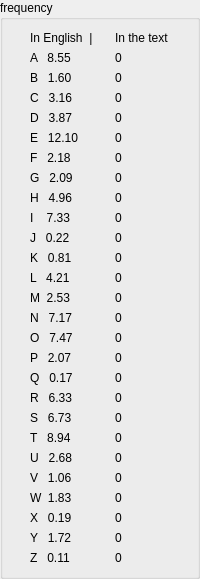
    <widget class="QGroupBox" name="groupBox_3">
     <property name="sizePolicy">
      <sizepolicy hsizetype="Fixed" vsizetype="Minimum">
       <horstretch>0</horstretch>
       <verstretch>0</verstretch>
      </sizepolicy>
     </property>
     <property name="title">
      <string>frequency</string>
     </property>
     <layout class="QGridLayout" name="gridLayout_3">
      <item row="6" column="0">
       <widget class="QLabel" name="label_104">
        <property name="sizePolicy">
         <sizepolicy hsizetype="Fixed" vsizetype="Fixed">
          <horstretch>0</horstretch>
          <verstretch>0</verstretch>
         </sizepolicy>
        </property>
        <property name="text">
         <string>F   2.18</string>
        </property>
       </widget>
      </item>
      <item row="25" column="0">
       <widget class="QLabel" name="label_110">
        <property name="text">
         <string>Y   1.72</string>
        </property>
       </widget>
      </item>
      <item row="10" column="1">
       <widget class="QLabel" name="JFreq">
        <property name="sizePolicy">
         <sizepolicy hsizetype="Fixed" vsizetype="Fixed">
          <horstretch>0</horstretch>
          <verstretch>0</verstretch>
         </sizepolicy>
        </property>
        <property name="text">
         <string>0</string>
        </property>
       </widget>
      </item>
      <item row="5" column="1">
       <widget class="QLabel" name="EFreq">
        <property name="sizePolicy">
         <sizepolicy hsizetype="Fixed" vsizetype="Fixed">
          <horstretch>0</horstretch>
          <verstretch>0</verstretch>
         </sizepolicy>
        </property>
        <property name="text">
         <string>0</string>
        </property>
       </widget>
      </item>
      <item row="8" column="1">
       <widget class="QLabel" name="HFreq">
        <property name="sizePolicy">
         <sizepolicy hsizetype="Fixed" vsizetype="Fixed">
          <horstretch>0</horstretch>
          <verstretch>0</verstretch>
         </sizepolicy>
        </property>
        <property name="text">
         <string>0</string>
        </property>
       </widget>
      </item>
      <item row="4" column="1">
       <widget class="QLabel" name="DFreq">
        <property name="sizePolicy">
         <sizepolicy hsizetype="Fixed" vsizetype="Fixed">
          <horstretch>0</horstretch>
          <verstretch>0</verstretch>
         </sizepolicy>
        </property>
        <property name="text">
         <string>0</string>
        </property>
       </widget>
      </item>
      <item row="12" column="1">
       <widget class="QLabel" name="LFreq">
        <property name="sizePolicy">
         <sizepolicy hsizetype="Fixed" vsizetype="Fixed">
          <horstretch>0</horstretch>
          <verstretch>0</verstretch>
         </sizepolicy>
        </property>
        <property name="text">
         <string>0</string>
        </property>
       </widget>
      </item>
      <item row="7" column="0">
       <widget class="QLabel" name="label_93">
        <property name="text">
         <string>G   2.09</string>
        </property>
       </widget>
      </item>
      <item row="13" column="1">
       <widget class="QLabel" name="MFreq">
        <property name="sizePolicy">
         <sizepolicy hsizetype="Fixed" vsizetype="Fixed">
          <horstretch>0</horstretch>
          <verstretch>0</verstretch>
         </sizepolicy>
        </property>
        <property name="text">
         <string>0</string>
        </property>
       </widget>
      </item>
      <item row="3" column="0">
       <widget class="QLabel" name="label_87">
        <property name="text">
         <string>C   3.16</string>
        </property>
       </widget>
      </item>
      <item row="0" column="1">
       <widget class="QLabel" name="label_82">
        <property name="sizePolicy">
         <sizepolicy hsizetype="Fixed" vsizetype="Fixed">
          <horstretch>0</horstretch>
          <verstretch>0</verstretch>
         </sizepolicy>
        </property>
        <property name="autoFillBackground">
         <bool>false</bool>
        </property>
        <property name="text">
         <string>In the text</string>
        </property>
       </widget>
      </item>
      <item row="17" column="0">
       <widget class="QLabel" name="label_101">
        <property name="text">
         <string>Q   0.17</string>
        </property>
       </widget>
      </item>
      <item row="15" column="1">
       <widget class="QLabel" name="OFreq">
        <property name="sizePolicy">
         <sizepolicy hsizetype="Fixed" vsizetype="Fixed">
          <horstretch>0</horstretch>
          <verstretch>0</verstretch>
         </sizepolicy>
        </property>
        <property name="text">
         <string>0</string>
        </property>
       </widget>
      </item>
      <item row="18" column="1">
       <widget class="QLabel" name="RFreq">
        <property name="sizePolicy">
         <sizepolicy hsizetype="Fixed" vsizetype="Fixed">
          <horstretch>0</horstretch>
          <verstretch>0</verstretch>
         </sizepolicy>
        </property>
        <property name="text">
         <string>0</string>
        </property>
       </widget>
      </item>
      <item row="0" column="0">
       <widget class="QLabel" name="label_81">
        <property name="sizePolicy">
         <sizepolicy hsizetype="Fixed" vsizetype="Fixed">
          <horstretch>0</horstretch>
          <verstretch>0</verstretch>
         </sizepolicy>
        </property>
        <property name="text">
         <string>In English  |</string>
        </property>
       </widget>
      </item>
      <item row="12" column="0">
       <widget class="QLabel" name="label_96">
        <property name="text">
         <string>L   4.21</string>
        </property>
       </widget>
      </item>
      <item row="2" column="1">
       <widget class="QLabel" name="BFreq">
        <property name="sizePolicy">
         <sizepolicy hsizetype="Fixed" vsizetype="Fixed">
          <horstretch>0</horstretch>
          <verstretch>0</verstretch>
         </sizepolicy>
        </property>
        <property name="text">
         <string>0</string>
        </property>
       </widget>
      </item>
      <item row="24" column="0">
       <widget class="QLabel" name="label_109">
        <property name="text">
         <string>X   0.19</string>
        </property>
       </widget>
      </item>
      <item row="1" column="1">
       <widget class="QLabel" name="AFreq">
        <property name="sizePolicy">
         <sizepolicy hsizetype="Fixed" vsizetype="Fixed">
          <horstretch>0</horstretch>
          <verstretch>0</verstretch>
         </sizepolicy>
        </property>
        <property name="text">
         <string>0</string>
        </property>
       </widget>
      </item>
      <item row="15" column="0">
       <widget class="QLabel" name="label_99">
        <property name="text">
         <string>O   7.47</string>
        </property>
       </widget>
      </item>
      <item row="26" column="1">
       <widget class="QLabel" name="ZFreq">
        <property name="sizePolicy">
         <sizepolicy hsizetype="Fixed" vsizetype="Fixed">
          <horstretch>0</horstretch>
          <verstretch>0</verstretch>
         </sizepolicy>
        </property>
        <property name="text">
         <string>0</string>
        </property>
       </widget>
      </item>
      <item row="3" column="1">
       <widget class="QLabel" name="CFreq">
        <property name="sizePolicy">
         <sizepolicy hsizetype="Fixed" vsizetype="Fixed">
          <horstretch>0</horstretch>
          <verstretch>0</verstretch>
         </sizepolicy>
        </property>
        <property name="text">
         <string>0</string>
        </property>
       </widget>
      </item>
      <item row="16" column="0">
       <widget class="QLabel" name="label_100">
        <property name="text">
         <string>P   2.07</string>
        </property>
       </widget>
      </item>
      <item row="20" column="0">
       <widget class="QLabel" name="label_105">
        <property name="text">
         <string>T   8.94</string>
        </property>
       </widget>
      </item>
      <item row="16" column="1">
       <widget class="QLabel" name="PFreq">
        <property name="sizePolicy">
         <sizepolicy hsizetype="Fixed" vsizetype="Fixed">
          <horstretch>0</horstretch>
          <verstretch>0</verstretch>
         </sizepolicy>
        </property>
        <property name="text">
         <string>0</string>
        </property>
       </widget>
      </item>
      <item row="19" column="1">
       <widget class="QLabel" name="SFreq">
        <property name="sizePolicy">
         <sizepolicy hsizetype="Fixed" vsizetype="Fixed">
          <horstretch>0</horstretch>
          <verstretch>0</verstretch>
         </sizepolicy>
        </property>
        <property name="text">
         <string>0</string>
        </property>
       </widget>
      </item>
      <item row="7" column="1">
       <widget class="QLabel" name="GFreq">
        <property name="sizePolicy">
         <sizepolicy hsizetype="Fixed" vsizetype="Fixed">
          <horstretch>0</horstretch>
          <verstretch>0</verstretch>
         </sizepolicy>
        </property>
        <property name="text">
         <string>0</string>
        </property>
       </widget>
      </item>
      <item row="22" column="1">
       <widget class="QLabel" name="VFreq">
        <property name="sizePolicy">
         <sizepolicy hsizetype="Fixed" vsizetype="Fixed">
          <horstretch>0</horstretch>
          <verstretch>0</verstretch>
         </sizepolicy>
        </property>
        <property name="text">
         <string>0</string>
        </property>
       </widget>
      </item>
      <item row="11" column="0">
       <widget class="QLabel" name="label_95">
        <property name="enabled">
         <bool>true</bool>
        </property>
        <property name="text">
         <string>K   0.81</string>
        </property>
       </widget>
      </item>
      <item row="23" column="0">
       <widget class="QLabel" name="label_108">
        <property name="text">
         <string>W  1.83</string>
        </property>
       </widget>
      </item>
      <item row="1" column="0">
       <widget class="QLabel" name="label_83">
        <property name="text">
         <string>A   8.55</string>
        </property>
       </widget>
      </item>
      <item row="24" column="1">
       <widget class="QLabel" name="XFreq">
        <property name="sizePolicy">
         <sizepolicy hsizetype="Fixed" vsizetype="Fixed">
          <horstretch>0</horstretch>
          <verstretch>0</verstretch>
         </sizepolicy>
        </property>
        <property name="text">
         <string>0</string>
        </property>
       </widget>
      </item>
      <item row="26" column="0">
       <widget class="QLabel" name="label_111">
        <property name="text">
         <string>Z   0.11</string>
        </property>
       </widget>
      </item>
      <item row="14" column="1">
       <widget class="QLabel" name="NFreq">
        <property name="sizePolicy">
         <sizepolicy hsizetype="Fixed" vsizetype="Fixed">
          <horstretch>0</horstretch>
          <verstretch>0</verstretch>
         </sizepolicy>
        </property>
        <property name="text">
         <string>0</string>
        </property>
       </widget>
      </item>
      <item row="5" column="0">
       <widget class="QLabel" name="label_91">
        <property name="text">
         <string>E   12.10</string>
        </property>
       </widget>
      </item>
      <item row="13" column="0">
       <widget class="QLabel" name="label_97">
        <property name="text">
         <string>M  2.53</string>
        </property>
       </widget>
      </item>
      <item row="22" column="0">
       <widget class="QLabel" name="label_107">
        <property name="text">
         <string>V   1.06</string>
        </property>
       </widget>
      </item>
      <item row="14" column="0">
       <widget class="QLabel" name="label_98">
        <property name="text">
         <string>N   7.17</string>
        </property>
       </widget>
      </item>
      <item row="21" column="0">
       <widget class="QLabel" name="label_106">
        <property name="text">
         <string>U   2.68</string>
        </property>
       </widget>
      </item>
      <item row="10" column="0">
       <widget class="QLabel" name="label_114">
        <property name="text">
         <string>J   0.22</string>
        </property>
       </widget>
      </item>
      <item row="25" column="1">
       <widget class="QLabel" name="YFreq">
        <property name="sizePolicy">
         <sizepolicy hsizetype="Fixed" vsizetype="Fixed">
          <horstretch>0</horstretch>
          <verstretch>0</verstretch>
         </sizepolicy>
        </property>
        <property name="text">
         <string>0</string>
        </property>
       </widget>
      </item>
      <item row="17" column="1">
       <widget class="QLabel" name="QFreq">
        <property name="sizePolicy">
         <sizepolicy hsizetype="Fixed" vsizetype="Fixed">
          <horstretch>0</horstretch>
          <verstretch>0</verstretch>
         </sizepolicy>
        </property>
        <property name="text">
         <string>0</string>
        </property>
       </widget>
      </item>
      <item row="4" column="0">
       <widget class="QLabel" name="label_89">
        <property name="text">
         <string>D   3.87</string>
        </property>
       </widget>
      </item>
      <item row="11" column="1">
       <widget class="QLabel" name="KFreq">
        <property name="sizePolicy">
         <sizepolicy hsizetype="Fixed" vsizetype="Fixed">
          <horstretch>0</horstretch>
          <verstretch>0</verstretch>
         </sizepolicy>
        </property>
        <property name="text">
         <string>0</string>
        </property>
       </widget>
      </item>
      <item row="20" column="1">
       <widget class="QLabel" name="TFreq">
        <property name="sizePolicy">
         <sizepolicy hsizetype="Fixed" vsizetype="Fixed">
          <horstretch>0</horstretch>
          <verstretch>0</verstretch>
         </sizepolicy>
        </property>
        <property name="text">
         <string>0</string>
        </property>
       </widget>
      </item>
      <item row="18" column="0">
       <widget class="QLabel" name="label_102">
        <property name="text">
         <string>R   6.33</string>
        </property>
       </widget>
      </item>
      <item row="21" column="1">
       <widget class="QLabel" name="UFreq">
        <property name="sizePolicy">
         <sizepolicy hsizetype="Fixed" vsizetype="Fixed">
          <horstretch>0</horstretch>
          <verstretch>0</verstretch>
         </sizepolicy>
        </property>
        <property name="text">
         <string>0</string>
        </property>
       </widget>
      </item>
      <item row="9" column="0">
       <widget class="QLabel" name="label_113">
        <property name="text">
         <string>I    7.33</string>
        </property>
       </widget>
      </item>
      <item row="8" column="0">
       <widget class="QLabel" name="label_112">
        <property name="text">
         <string>H   4.96</string>
        </property>
       </widget>
      </item>
      <item row="9" column="1">
       <widget class="QLabel" name="IFreq">
        <property name="sizePolicy">
         <sizepolicy hsizetype="Fixed" vsizetype="Fixed">
          <horstretch>0</horstretch>
          <verstretch>0</verstretch>
         </sizepolicy>
        </property>
        <property name="text">
         <string>0</string>
        </property>
       </widget>
      </item>
      <item row="2" column="0">
       <widget class="QLabel" name="label_85">
        <property name="text">
         <string>B   1.60</string>
        </property>
       </widget>
      </item>
      <item row="19" column="0">
       <widget class="QLabel" name="label_103">
        <property name="text">
         <string>S   6.73</string>
        </property>
       </widget>
      </item>
      <item row="23" column="1">
       <widget class="QLabel" name="WFreq">
        <property name="sizePolicy">
         <sizepolicy hsizetype="Fixed" vsizetype="Fixed">
          <horstretch>0</horstretch>
          <verstretch>0</verstretch>
         </sizepolicy>
        </property>
        <property name="text">
         <string>0</string>
        </property>
       </widget>
      </item>
      <item row="6" column="1">
       <widget class="QLabel" name="FFreq">
        <property name="sizePolicy">
         <sizepolicy hsizetype="Fixed" vsizetype="Fixed">
          <horstretch>0</horstretch>
          <verstretch>0</verstretch>
         </sizepolicy>
        </property>
        <property name="text">
         <string>0</string>
        </property>
       </widget>
      </item>
     </layout>
    </widget>
